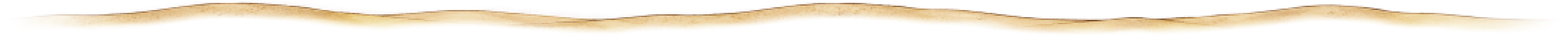
#> input picture reference/ink-pages/mockups/nav/2026-11-12-california/ridge-strip.png, 2172 x 51 px (shown at 1/2 size)
$ python cut_ridge.py ridge-strip.png ridge-strip.png 1.0 5 5
#> lines starting #> are read from the running program, lines starting #| are printed output that depends on the picture; after the words box and inside, x2 and y2 are one past the last pixel; in counts of white or black regions, pixels touching at a corner belong together
"""Cut a Codex ridge painting (paint on white) into a transparent strip for the menu bar's foot.

    python -X utf8 cut_ridge.py <in.png> <out.png> [squash] [taper_px]

Paper is divided out (alpha = how far the darkest channel is from white; colour unmultiplied), the
strip is cropped to the painted band, optionally squashed vertically, and its two ends tapered into
the paper. Prints the crop's size and where the ridge's valleys sit (as a fraction of its height),
so the page can stand that line on the bar's foot.
"""

import sys

import numpy as np
from PIL import Image

src, out = sys.argv[1], sys.argv[2]
squash = float(sys.argv[3]) if len(sys.argv) > 3 else 1.0
taper = int(sys.argv[4]) if len(sys.argv) > 4 else 160

a = np.asarray(Image.open(src).convert("RGB"), dtype=np.float64) / 255
# Paper is not pure white in a generated picture: take the page's own white as 1.
white = np.percentile(a.reshape(-1, 3), 90, axis=0)
#> white = [0.875, 0.678, 0.259]
a = np.clip(a / white, 0, 1)
alpha = 1 - a.min(axis=2)
alpha = np.clip((alpha - 0.025) / 0.975, 0, 1)
rgb = 1 - (1 - a) / np.maximum(alpha[..., None], 1e-3)
rgb = np.clip(rgb, 0, 1)

# No trees: at the bar's size a little oak reads as a green bug on the line. Lift every greenish
# speck (green at least as strong as red) and a small ring round it.
green = (a[..., 1] >= a[..., 0] * 0.86) & (a.max(axis=2) < 0.8)
gi = Image.fromarray((green * 255).astype(np.uint8)).filter(__import__("PIL.ImageFilter").ImageFilter.MaxFilter(15))
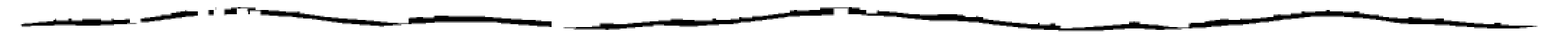
#> gi: PIL image 2172x51 L (shown at 1/2 size); 88.2% white; 6 black regions (1 under 20 px), largest, box (x1, y1, x2, y2) and area: (781, 10, 2129, 43) 8598, (311, 10, 764, 38) 2944, (29, 26, 189, 37) 962, (195, 15, 274, 31) 527, (289, 14, 296, 21) 49
M = np.asarray(gi) > 127
# Fill each tree's columns with the land just beside it, mirrored (so its texture isn't repeated)
# and lifted or lowered so its ridge line meets the slope between the two sides.
cols = M.any(axis=0)
clean = alpha * ~M
ridge_row = np.argmax(clean > 0.25, axis=0)
#> ridge_row = 2172 values, max 34 at index 723, min 0 at index 0, mean 0.0672
a0, c0 = alpha.copy(), rgb.copy()
x = 0
while x < cols.size:
    if not cols[x]:
        x += 1
        continue
    x0 = x
    while x < cols.size and cols[x]:
        x += 1
    L, R = x0 - 1, x
    n = x - x0
    for i, cx in enumerate(range(x0, x)):
        t = (i + 1) / (n + 1)
#> (the run stopped early here; a loop or call above may not have finished)
